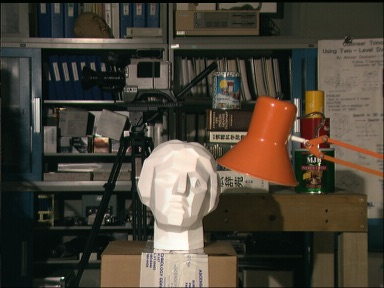
#> input picture hafta10_odev4/scene1.row3.col1.jpeg, 384 x 288 px
$ python main.py
#> lines starting #> are read from the running program, lines starting #| are printed output that depends on the picture
import cv2
import matplotlib.pyplot as plt
import numpy as np

left = cv2.imread("scene1.row3.col1.jpeg", 0)
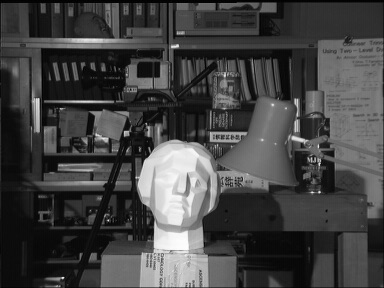
#> left: shape (288, 384); min 0, max 254, mean 67.3
right = cv2.imread("scene1.row3.col3.jpeg", 0)
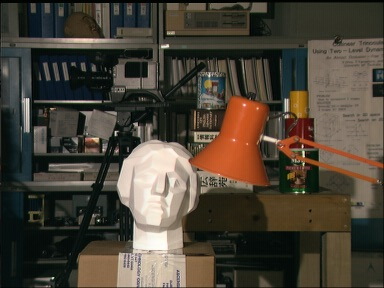
#> input picture hafta10_odev4/scene1.row3.col3.jpeg, 384 x 288 px
#> right: shape (288, 384); min 0, max 255, mean 68.3

left = cv2.resize(left, (0, 0), fx=0.25, fy=0.25)
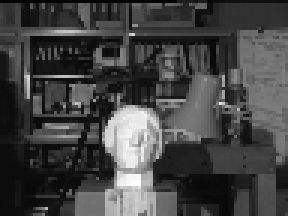
#> left: shape (72, 96) (shown 3 times larger); min 2, max 253, mean 67.5
right = cv2.resize(right, (0, 0), fx=0.25, fy=0.25)
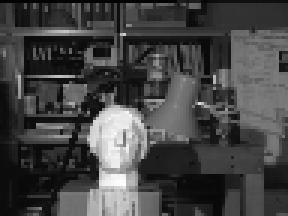
#> right: shape (72, 96) (shown 3 times larger); min 2, max 253, mean 68.5

h, w = left.shape
#> h = 72; w = 96

max_d = 32
window = 5

P1 = 200
P2 = 800

cost = np.zeros((h, w, max_d), dtype=np.float32)

for d in range(max_d):
    fark = np.zeros((h, w), dtype=np.float32)

    if d == 0:
        fark = np.abs(left.astype(np.float32) - right.astype(np.float32))
    else:
        fark[:, d:] = np.abs(
            left[:, d:].astype(np.float32) - right[:, :-d].astype(np.float32)
        )

    cost[:, :, d] = cv2.boxFilter(
        fark, -1, (window, window), normalize=False
    )

    if d > 0:
        cost[:, :d, d] = 1000000
#> this loop made 32 passes
#> pass 1, `fark = np.abs(left.astype(np.float32) - right.astype(np.float32))`:
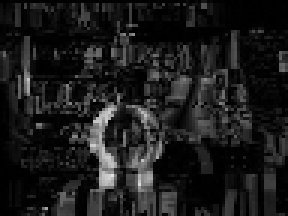
#> fark: shape (72, 96) float32 (shown 3 times larger); min 0, max 228, mean 27.5
#> after the loop:
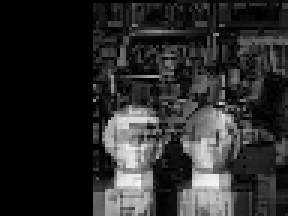
#> fark: shape (72, 96) float32 (shown 3 times larger); min 0, max 244, mean 42.5


def aggregate(cost, dy, dx):
    h, w, D = cost.shape
    result = np.zeros_like(cost)

    ys = range(h) if dy >= 0 else range(h - 1, -1, -1)
    xs = range(w) if dx >= 0 else range(w - 1, -1, -1)

    for y in ys:
        for x in xs:
            py = y - dy
            px = x - dx

            if py < 0 or py >= h or px < 0 or px >= w:
                result[y, x] = cost[y, x]
                continue

            onceki = result[py, px]
            min_onceki = np.min(onceki)

            for d in range(D):
                ayni = onceki[d]

                sol = onceki[d - 1] + P1 if d > 0 else 1000000
                sag = onceki[d + 1] + P1 if d < D - 1 else 1000000

                farkli = min_onceki + P2

                result[y, x, d] = (
                    cost[y, x, d] + min(ayni, sol, sag, farkli) - min_onceki
                )

    return result


toplam = np.zeros_like(cost)

yonler = [(0, 1), (0, -1), (1, 0), (-1, 0)]

for dy, dx in yonler:
    toplam += aggregate(cost, dy, dx)

disparity = np.argmin(toplam, axis=2).astype(np.uint8)
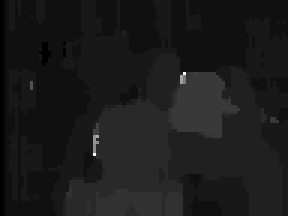
#> disparity: shape (72, 96) (shown 3 times larger); min 0, max 31, mean 3.3; drawn with min black and max white

disparity_goruntu = cv2.normalize(disparity, None, 0, 255, cv2.NORM_MINMAX)

plt.figure(figsize=(10, 5))

plt.subplot(1, 2, 1)
plt.imshow(left, cmap="gray")
plt.title("Sol Görüntü")
plt.axis("off")

plt.subplot(1, 2, 2)
plt.imshow(disparity_goruntu, cmap="gray")
plt.title("SGBM")
plt.axis("off")

plt.tight_layout()
plt.show()
